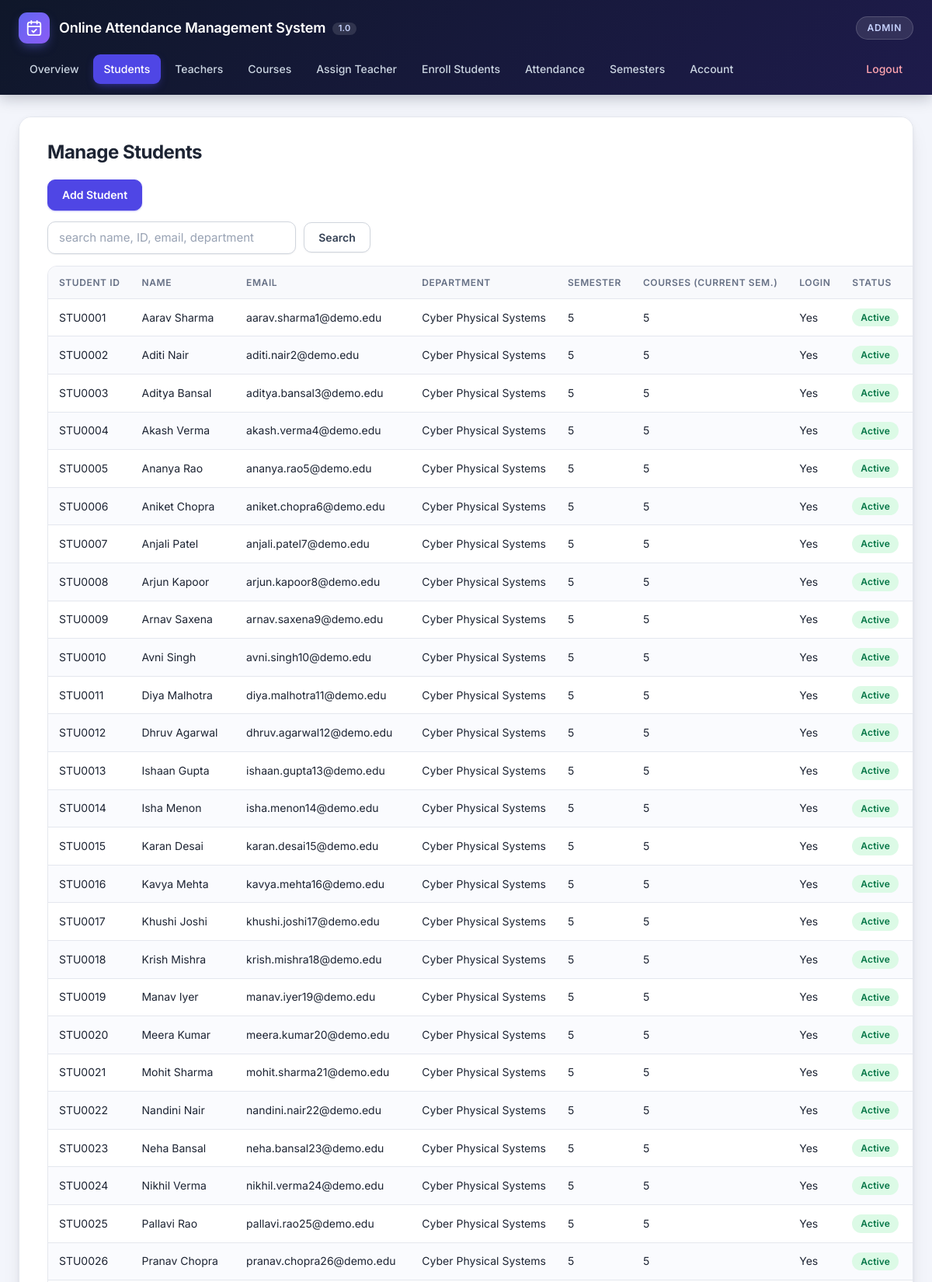
Screenshot of /admin/students.php (signed in, upper part) with the database file from the repository.
### tables this page shows
CREATE TABLE `students` (
  `st_id` int NOT NULL AUTO_INCREMENT,
  `student_code` varchar(20) NOT NULL,
  `st_name` varchar(255) NOT NULL,
  `st_dept` varchar(255) NOT NULL,
  `st_batch` varchar(255) NOT NULL,
  `st_sem` varchar(255) NOT NULL,
  `st_email` varchar(255) NOT NULL,
  `st_phone` varchar(30) DEFAULT NULL,
  `is_active` tinyint(1) NOT NULL DEFAULT 1,
  PRIMARY KEY (`st_id`),
  UNIQUE KEY `uq_student_code` (`student_code`)
);

### helpers.php (called while the page is built, shortened)
<?php
function e(mixed $value): string
{
    return htmlspecialchars((string) $value, ENT_QUOTES | ENT_SUBSTITUTE, 'UTF-8');
}

### data.php (called while the page is built, shortened)
<?php
function current_semester(PDO $pdo): ?array
{
    $row = $pdo->query('SELECT * FROM semesters WHERE is_current = 1 ORDER BY sem_id DESC LIMIT 1')->fetch();
    return $row === false ? null : $row;
}

### admin/students.php (the view, shortened to what this page needs)
<?php
require_once __DIR__ . '/connect.php';
$sem = current_semester($pdo);
$q    = trim((string) ($_GET['q'] ?? ''));
$like = '%' . $q . '%';
$stmt = $pdo->prepare(
    'SELECT s.*,
            (SELECT COUNT(*) FROM student_courses sc JOIN courses c ON c.course_id = sc.course_id
              WHERE sc.st_id = s.st_id AND c.sem_id = ?) AS course_count,
            (SELECT COUNT(*) FROM admininfo a WHERE a.st_id = s.st_id) AS has_login
     FROM students s
     WHERE ? = \'\' OR s.st_name LIKE ? OR s.student_code LIKE ? OR s.st_email LIKE ? OR s.st_dept LIKE ?
     ORDER BY s.student_code'
);
$stmt->execute([$sem === null ? 0 : $sem['sem_id'], $q, $like, $like, $like, $like]);
$students = $stmt->fetchAll();
page_start('admin', 'Manage Students');
?>
<p>
  <a class="btn btn-primary" href="student_add.php">Add Student</a>
</p>
<form method="get" class="form-inline" style="margin-bottom:15px">
  <input type="text" name="q" value="<?= e($q) ?>" class="form-control" placeholder="search name, ID, email, department">
  <button class="btn btn-default" type="submit">Search</button>
</form>
<table class="table table-striped">
  <thead>
    <tr><th>Student ID</th><th>Name</th><th>Email</th><th>Department</th><th>Semester</th>
        <th>Courses<?= $sem !== null ? ' (current sem.)' : '' ?></th><th>Login</th><th>Status</th><th>Actions</th></tr>
  </thead>
  <tbody>
    <?php foreach ($students as $s): ?>
      <tr>
        <td><?= e($s['student_code']) ?></td>
        <td><?= e($s['st_name']) ?></td>
        <td><?= e($s['st_email']) ?></td>
        <td><?= e($s['st_dept']) ?></td>
        <td><?= e($s['st_sem']) ?></td>
        <td><?= e($s['course_count']) ?></td>
        <td><?= (int) $s['has_login'] > 0 ? 'Yes' : '<span class="low">No</span>' ?></td>
        <td><?= status_badge((int) $s['is_active'] === 1) ?></td>
        <td><a href="student.php?id=<?= e($s['st_id']) ?>">View / Edit</a></td>
      </tr>
    <?php endforeach; ?>
  </tbody>
</table>
<?php page_end();

### layout.php (shortened to what this page needs)
<?php
function nav_items(string $role): array
{
    return match ($role) {
        'admin' => [
            'index.php' => 'Overview', 'students.php' => 'Students', 'teachers.php' => 'Teachers',
            'courses.php' => 'Courses', 'assign_teacher.php' => 'Assign Teacher', 'enroll.php' => 'Enroll Students',
            'attendance.php' => 'Attendance', 'semesters.php' => 'Semesters', 'account.php' => 'Account',
            '../logout.php' => 'Logout',
        ],
        'teacher' => [
            'index.php' => 'My Courses', 'report.php' => 'Attendance Reports', 'students.php' => 'My Students',
            'account.php' => 'My Profile', '../logout.php' => 'Logout',
        ],
        default => [
            'index.php' => 'Home', 'report.php' => 'My Attendance', 'account.php' => 'My Profile',
            '../logout.php' => 'Logout',
        ],
    };
}
function nav_current_file(string $role): string
{
    $script = basename((string) ($_SERVER['SCRIPT_NAME'] ?? ''));
    $map = $role === 'admin'
        ? [
            'student.php' => 'students.php', 'student_add.php' => 'students.php',
            'teacher.php' => 'teachers.php', 'teacher_add.php' => 'teachers.php',
            'course.php'  => 'courses.php',  'course_add.php'  => 'courses.php',
            'signup.php'  => 'account.php',
        ]
        : ['course.php' => 'index.php'];
    return $map[$script] ?? $script;
}
function page_start(string $role, string $heading = ''): void
{
    $current = nav_current_file($role);
    $cssVer  = (int) @filemtime(__DIR__ . '/css/main.css');
    echo '<!DOCTYPE html>
<html lang="en">
<head>
  <meta charset="UTF-8">
  <meta name="viewport" content="width=device-width, initial-scale=1">
  <title>Online Attendance Management System 1.0</title>
  <link rel="preconnect" href="https://fonts.googleapis.com">
  <link rel="preconnect" href="https://fonts.gstatic.com" crossorigin>
  <link rel="stylesheet" href="https://fonts.googleapis.com/css2?family=Inter:wght@400;500;600;700&display=swap">
  <link rel="stylesheet" href="https://cdn.jsdelivr.net/npm/bootstrap@3.4.1/dist/css/bootstrap.min.css">
  <link rel="stylesheet" href="https://cdn.jsdelivr.net/npm/bootstrap@3.4.1/dist/css/bootstrap-theme.min.css">
  <link rel="stylesheet" href="../css/main.css?v=' . $cssVer . '">
</head>
<body class="role-' . e($role) . '">
<header class="topbar">
  <div class="topbar-inner">
    <div class="brand">
      <span class="brand-mark" aria-hidden="true"><svg viewBox="0 0 24 24" width="22" height="22" fill="none" stroke="currentColor" stroke-width="2" stroke-linecap="round" stroke-linejoin="round"><rect x="3" y="4" width="18" height="18" rx="3"/><path d="M16 2v4M8 2v4M3 10h18"/><path d="m9 16 2 2 4-4"/></svg></span>
      <h1>Online Attendance Management System <span class="ver">1.0</span></h1>
    </div>
    <span class="role-pill">' . e(ucfirst($role)) . '</span>
  </div>
  <nav class="navbar compact"><div class="navbar-inner">';
    foreach (nav_items($role) as $file => $label) {
        $classes = [];
        if (basename($file) === $current) {
            $classes[] = 'active';
        }
        if (basename($file) === 'logout.php') {
            $classes[] = 'nav-logout';
        }
        echo '<a href="' . e($file) . '"' . ($classes !== [] ? ' class="' . implode(' ', $classes) . '"' : '') . '>' . e($label) . '</a>';
    }
    echo '</div></nav>
</header>
<main class="page">
  <div class="content">';
    if ($heading !== '') {
        echo '<h3>' . e($heading) . '</h3>';
    }
}
function page_end(): void
{
    echo "\n  </div>\n</main>\n</body>\n</html>\n";
}
function status_badge(bool $active): string
{
    return $active ? '<span class="label label-success">Active</span>' : '<span class="label label-default">Inactive</span>';
}

### rows the page displays
students: student_code "STU0001", st_name "Aarav Sharma", st_email "aarav.sharma1@demo.edu", st_dept "Cyber Physical Systems", st_sem "5", course_count "5"
students: student_code "STU0002", st_name "Aditi Nair", st_email "aditi.nair2@demo.edu", st_dept "Cyber Physical Systems", st_sem "5", course_count "5"
students: student_code "STU0003", st_name "Aditya Bansal", st_email "aditya.bansal3@demo.edu", st_dept "Cyber Physical Systems", st_sem "5", course_count "5"
students: student_code "STU0004", st_name "Akash Verma", st_email "akash.verma4@demo.edu", st_dept "Cyber Physical Systems", st_sem "5", course_count "5"
students: student_code "STU0005", st_name "Ananya Rao", st_email "ananya.rao5@demo.edu", st_dept "Cyber Physical Systems", st_sem "5", course_count "5"
students: student_code "STU0006", st_name "Aniket Chopra", st_email "aniket.chopra6@demo.edu", st_dept "Cyber Physical Systems", st_sem "5", course_count "5"
students: student_code "STU0007", st_name "Anjali Patel", st_email "anjali.patel7@demo.edu", st_dept "Cyber Physical Systems", st_sem "5", course_count "5"
students: student_code "STU0008", st_name "Arjun Kapoor", st_email "arjun.kapoor8@demo.edu", st_dept "Cyber Physical Systems", st_sem "5", course_count "5"
students: student_code "STU0009", st_name "Arnav Saxena", st_email "arnav.saxena9@demo.edu", st_dept "Cyber Physical Systems", st_sem "5", course_count "5"
students: student_code "STU0010", st_name "Avni Singh", st_email "avni.singh10@demo.edu", st_dept "Cyber Physical Systems", st_sem "5", course_count "5"
students: student_code "STU0011", st_name "Diya Malhotra", st_email "diya.malhotra11@demo.edu", st_dept "Cyber Physical Systems", st_sem "5", course_count "5"
students: student_code "STU0012", st_name "Dhruv Agarwal", st_email "dhruv.agarwal12@demo.edu", st_dept "Cyber Physical Systems", st_sem "5", course_count "5"
students: student_code "STU0013", st_name "Ishaan Gupta", st_email "ishaan.gupta13@demo.edu", st_dept "Cyber Physical Systems", st_sem "5", course_count "5"
students: student_code "STU0014", st_name "Isha Menon", st_email "isha.menon14@demo.edu", st_dept "Cyber Physical Systems", st_sem "5", course_count "5"
students: student_code "STU0015", st_name "Karan Desai", st_email "karan.desai15@demo.edu", st_dept "Cyber Physical Systems", st_sem "5", course_count "5"
students: student_code "STU0016", st_name "Kavya Mehta", st_email "kavya.mehta16@demo.edu", st_dept "Cyber Physical Systems", st_sem "5", course_count "5"
students: student_code "STU0017", st_name "Khushi Joshi", st_email "khushi.joshi17@demo.edu", st_dept "Cyber Physical Systems", st_sem "5", course_count "5"
students: student_code "STU0018", st_name "Krish Mishra", st_email "krish.mishra18@demo.edu", st_dept "Cyber Physical Systems", st_sem "5", course_count "5"
students: student_code "STU0019", st_name "Manav Iyer", st_email "manav.iyer19@demo.edu", st_dept "Cyber Physical Systems", st_sem "5", course_count "5"
students: student_code "STU0020", st_name "Meera Kumar", st_email "meera.kumar20@demo.edu", st_dept "Cyber Physical Systems", st_sem "5", course_count "5"
students: student_code "STU0021", st_name "Mohit Sharma", st_email "mohit.sharma21@demo.edu", st_dept "Cyber Physical Systems", st_sem "5", course_count "5"
students: student_code "STU0022", st_name "Nandini Nair", st_email "nandini.nair22@demo.edu", st_dept "Cyber Physical Systems", st_sem "5", course_count "5"
students: student_code "STU0023", st_name "Neha Bansal", st_email "neha.bansal23@demo.edu", st_dept "Cyber Physical Systems", st_sem "5", course_count "5"
students: student_code "STU0024", st_name "Nikhil Verma", st_email "nikhil.verma24@demo.edu", st_dept "Cyber Physical Systems", st_sem "5", course_count "5"
students: student_code "STU0025", st_name "Pallavi Rao", st_email "pallavi.rao25@demo.edu", st_dept "Cyber Physical Systems", st_sem "5", course_count "5"
students: student_code "STU0026", st_name "Pranav Chopra", st_email "pranav.chopra26@demo.edu", st_dept "Cyber Physical Systems", st_sem "5", course_count "5"

### other values shown
$role "ADMIN"
$label "Overview"
$label "Students"
$label "Teachers"
$label "Courses"
$label "Assign Teacher"
$label "Enroll Students"
$label "Attendance"
$label "Semesters"
$label "Account"
$label "Logout"
$heading "Manage Students"
